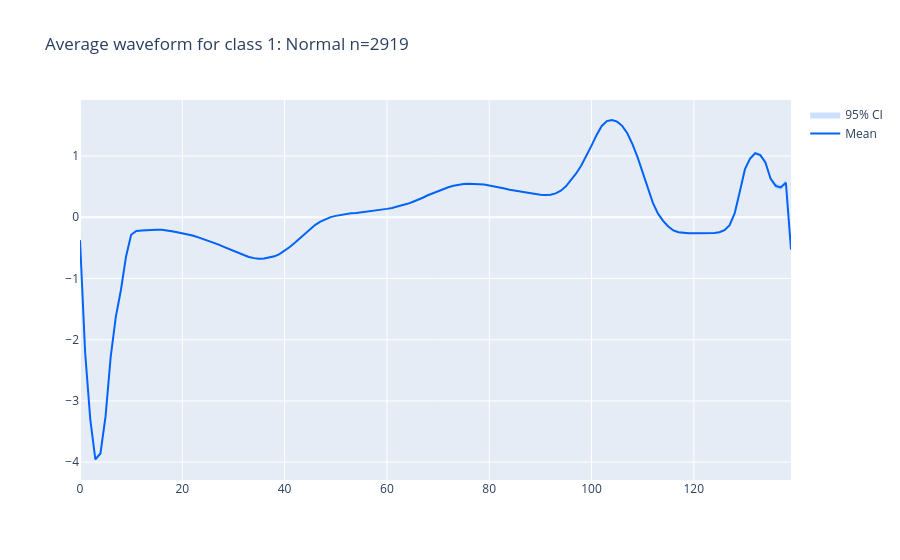
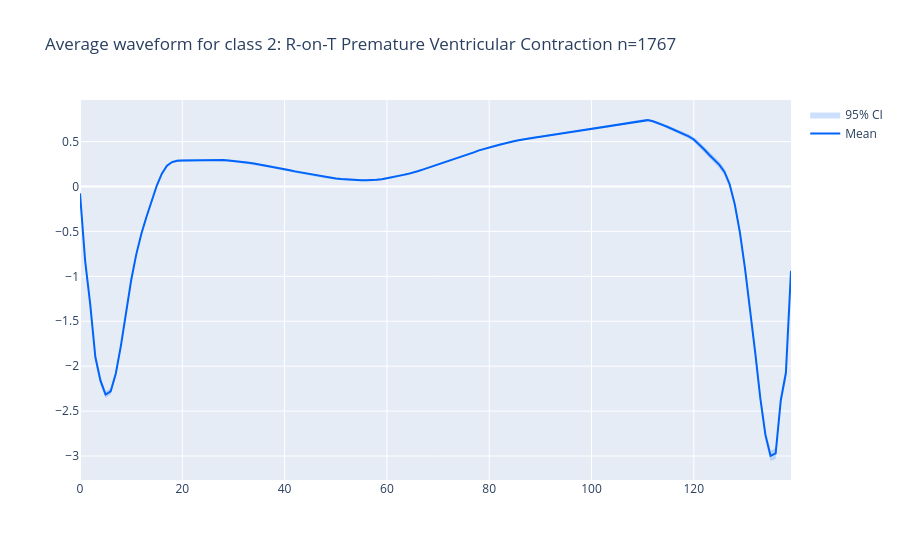
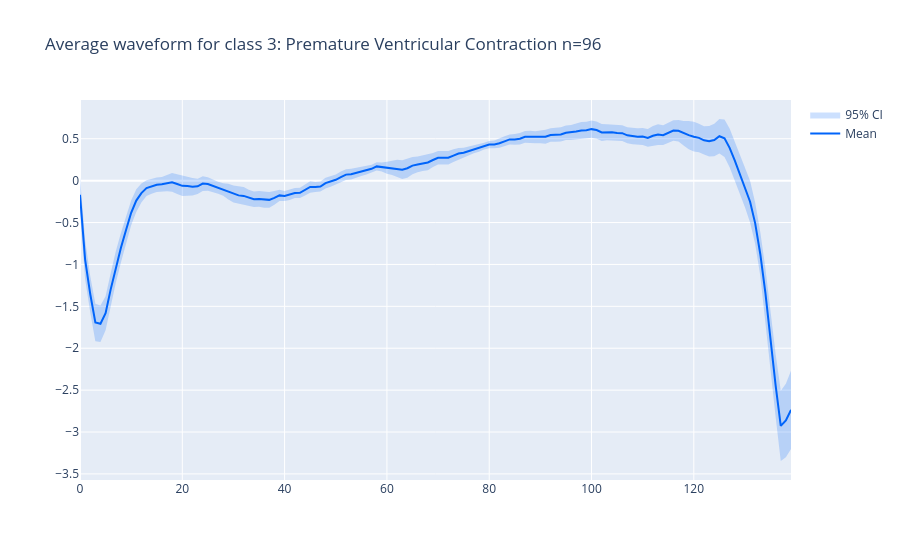
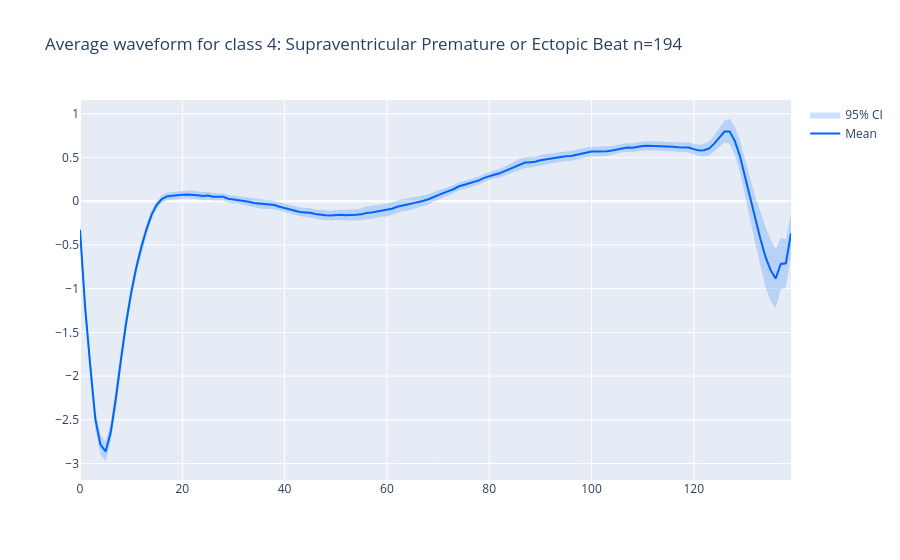

Here is the notebook cell these charts were saved with, in order:
### Code cell
import plotly.graph_objects as go

for class_label, class_name in annotations.items():
    #show the average waveform for each class with shaded 95% CI
    class_data = df[df['Class'] == class_label].iloc[:, :-1]
    mean = class_data.mean()
    h = confidence_interval(class_data.values)
    upper = mean + h
    lower = mean - h
    x = mean.index

    fig = go.Figure()
    fig.add_trace(go.Scatter(
        x=list(x) + list(x[::-1]),
        y=list(upper) + list(lower[::-1]),
        fill='toself',
        fillcolor='rgba(0, 100, 250, 0.2)',
        line=dict(color='rgba(255,255,255,0)'),
        hoverinfo='skip',
        name='95% CI',
        showlegend=True
    ))
    fig.add_trace(go.Scatter(
        x=x, y=mean,
        mode='lines',
        line=dict(color='rgb(0, 100, 250)'),
        name='Mean'
    ))
    fig.update_layout(title=f"Average waveform for class {class_label}: {class_name} (<i>n</i>={np.sum(df['Class'] == class_label)})")
    fig.show()

### Figure 1 — Plotly figure (JSON) as saved in the notebook; plotly's stock layout.template omitted (floating-point values rounded to 4 significant figures; data arrays with more than 128 entries replaced by an {"elided": "..."} marker saying what was removed)
{"data": [{"fill": "toself", "fillcolor": "rgba(0, 100, 250, 0.2)", "hoverinfo": "skip", "line": {"color": "rgba(255,255,255,0)"}, "name": "95% CI", "showlegend": true, "type": "scatter", "x": {"elided": "280 int values"}, "y": {"elided": "280 float values"}}, {"line": {"color": "rgb(0, 100, 250)"}, "mode": "lines", "name": "Mean", "type": "scatter", "x": {"elided": "140 int values"}, "y": {"elided": "140 float values"}}], "layout": {"title": {"text": "Average waveform for class 1: Normal n=2919"}}}

### Figure 2 — Plotly figure (JSON) as saved in the notebook; plotly's stock layout.template omitted (floating-point values rounded to 4 significant figures; data arrays with more than 128 entries replaced by an {"elided": "..."} marker saying what was removed)
{"data": [{"fill": "toself", "fillcolor": "rgba(0, 100, 250, 0.2)", "hoverinfo": "skip", "line": {"color": "rgba(255,255,255,0)"}, "name": "95% CI", "showlegend": true, "type": "scatter", "x": {"elided": "280 int values"}, "y": {"elided": "280 float values"}}, {"line": {"color": "rgb(0, 100, 250)"}, "mode": "lines", "name": "Mean", "type": "scatter", "x": {"elided": "140 int values"}, "y": {"elided": "140 float values"}}], "layout": {"title": {"text": "Average waveform for class 2: R-on-T Premature Ventricular Contraction n=1767"}}}

### Figure 3 — Plotly figure (JSON) as saved in the notebook; plotly's stock layout.template omitted (floating-point values rounded to 4 significant figures; data arrays with more than 128 entries replaced by an {"elided": "..."} marker saying what was removed)
{"data": [{"fill": "toself", "fillcolor": "rgba(0, 100, 250, 0.2)", "hoverinfo": "skip", "line": {"color": "rgba(255,255,255,0)"}, "name": "95% CI", "showlegend": true, "type": "scatter", "x": {"elided": "280 int values"}, "y": {"elided": "280 float values"}}, {"line": {"color": "rgb(0, 100, 250)"}, "mode": "lines", "name": "Mean", "type": "scatter", "x": {"elided": "140 int values"}, "y": {"elided": "140 float values"}}], "layout": {"title": {"text": "Average waveform for class 3: Premature Ventricular Contraction n=96"}}}

### Figure 4 — Plotly figure (JSON) as saved in the notebook; plotly's stock layout.template omitted (floating-point values rounded to 4 significant figures; data arrays with more than 128 entries replaced by an {"elided": "..."} marker saying what was removed)
{"data": [{"fill": "toself", "fillcolor": "rgba(0, 100, 250, 0.2)", "hoverinfo": "skip", "line": {"color": "rgba(255,255,255,0)"}, "name": "95% CI", "showlegend": true, "type": "scatter", "x": {"elided": "280 int values"}, "y": {"elided": "280 float values"}}, {"line": {"color": "rgb(0, 100, 250)"}, "mode": "lines", "name": "Mean", "type": "scatter", "x": {"elided": "140 int values"}, "y": {"elided": "140 float values"}}], "layout": {"title": {"text": "Average waveform for class 4: Supraventricular Premature or Ectopic Beat n=194"}}}
